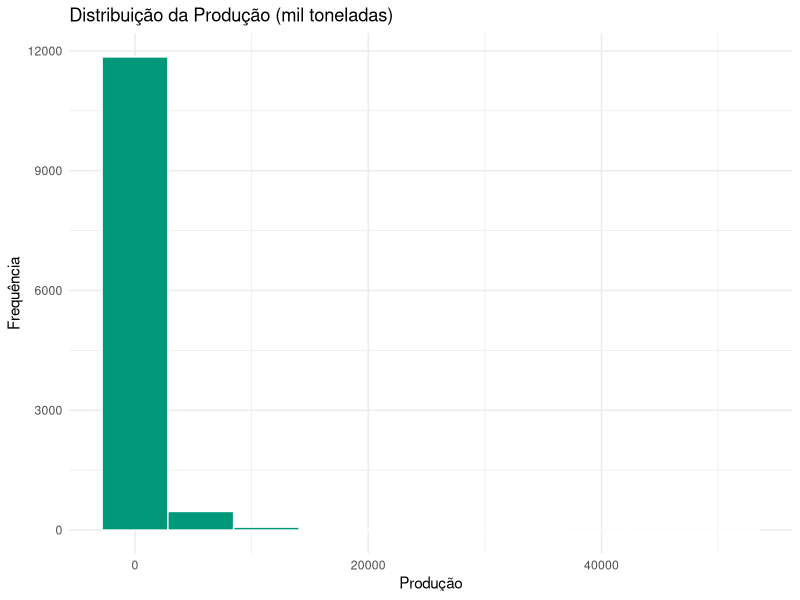
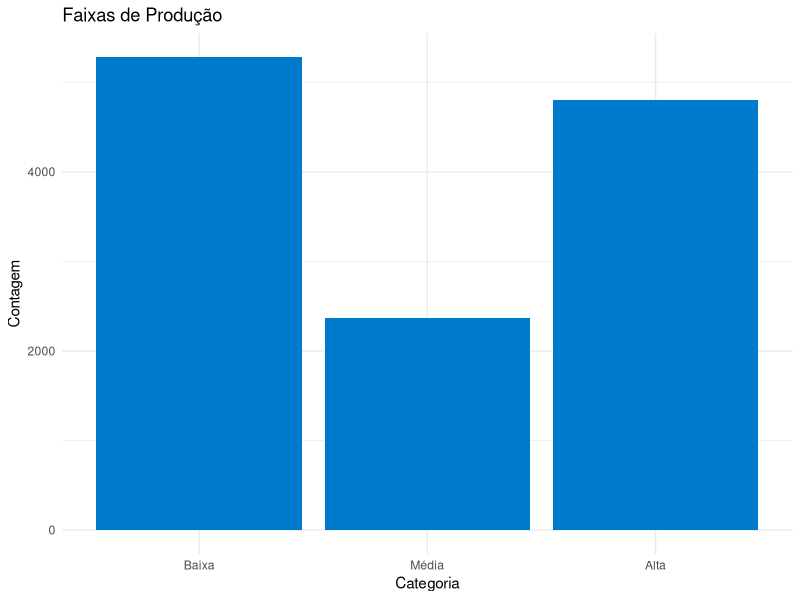
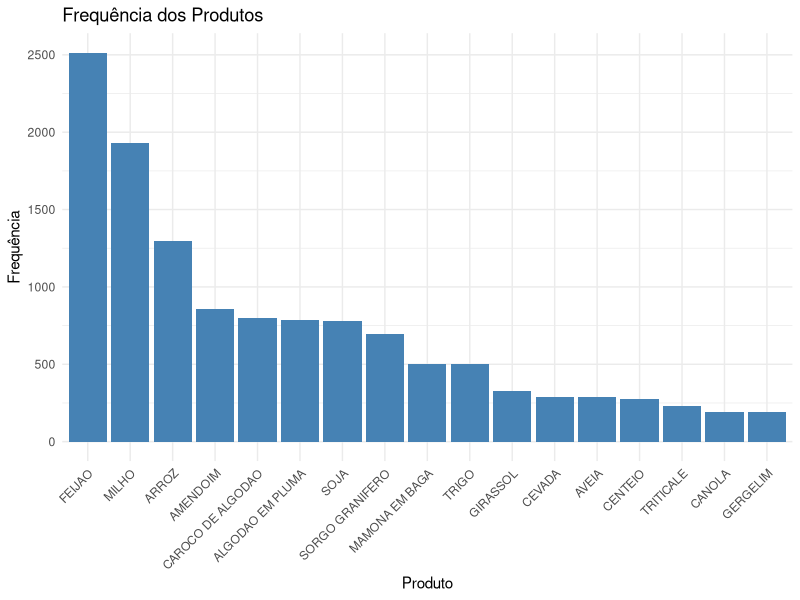
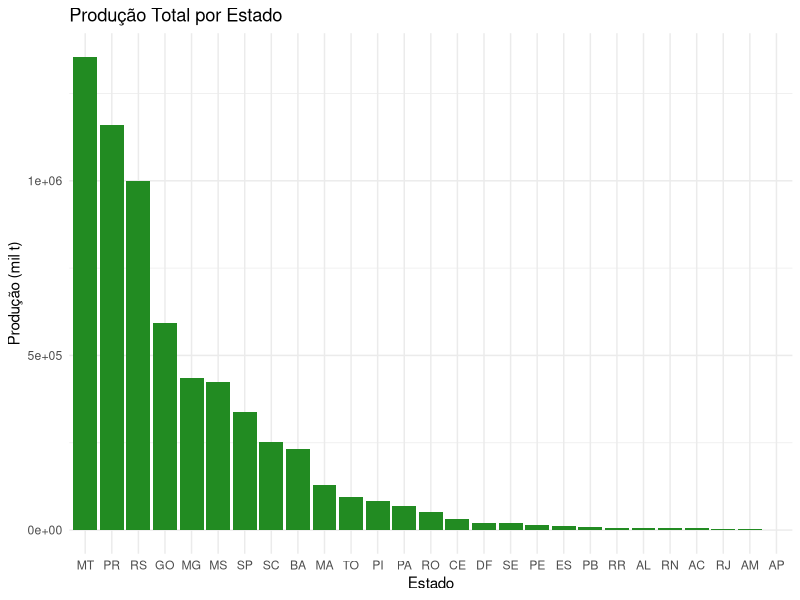
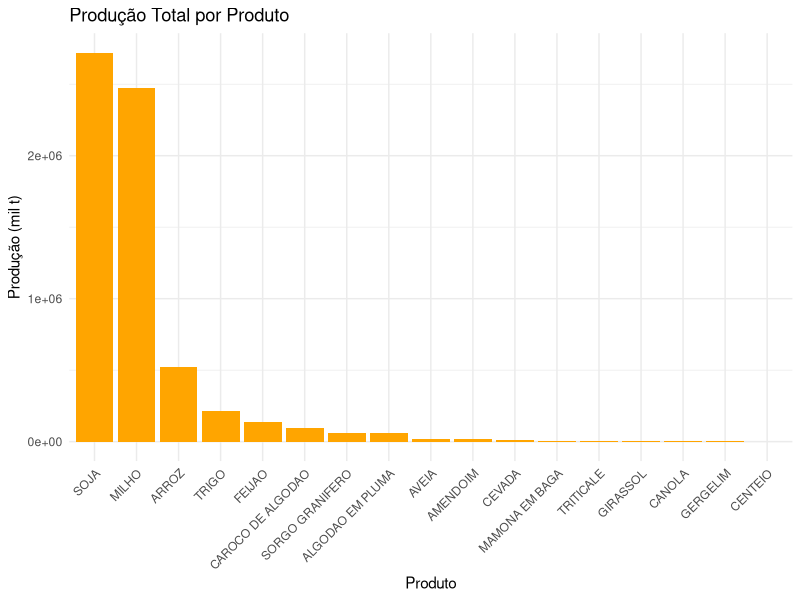

Write R code to recreate these figures, in order.
# RenanMendes_RM563145_fase2_cap7
# ThiagoSantos_RM563327_fase2_cap7
# ArthurRosado_RM562061_fase2_cap7
# OtavioCustodio_RM565606_fase2_cap7
# Leandro_RM565240_fase2_cap7


# Instalando os pacotes.
install.packages("readr")
install.packages("dplyr")
install.packages("ggplot2")
install.packages("readxl")
install.packages("writexl")
install.packages("psych")

library(readr)
library(dplyr)
library(ggplot2)
library(readxl)
library(writexl)
library(psych)

# Ler arquivo CSV - serie_historica_reduzida.
dados <- read_delim("serie_historica_reduzida.csv", delim = ";", locale = locale(decimal_mark = ","))

# removendo espaços.
dados$producao_mil_t <- gsub(",", ".", dados$producao_mil_t)
dados$producao_mil_t <- as.numeric(dados$producao_mil_t)
dados$produto <- trimws(dados$produto)


# Limpando dados.
dados <- dados %>%
  rename(ano_agricola = `ano_agricola`,
         uf = `uf`,
         produto = `produto`,
         producao_mil_t = `producao_mil_t`) %>%
  mutate(producao_mil_t = as.numeric(producao_mil_t)) %>%
  filter(!is.na(producao_mil_t))



# Visualizando a base.
head(dados)
str(dados)
colnames(dados)


#---------------------------------------------------------------------

# Calculando tendência central.
media <- mean(dados$producao_mil_t, na.rm = TRUE)
mediana <- median(dados$producao_mil_t, na.rm = TRUE)

summary_stats <- dados %>%
  summarise(
    max = max(producao_mil_t),
    min = min(producao_mil_t)
  )


# Calculando medidas de dispersão.
desvio_padrao <- sd(dados$producao_mil_t, na.rm = TRUE)
variancia <- var(dados$producao_mil_t, na.rm = TRUE)
amplitude <- range(dados$producao_mil_t, na.rm = TRUE)
coef_var <- desvio_padrao / media

# Calculando medidas separatrizes.
quartis <- quantile(dados$producao_mil_t, probs = c(0.25, 0.5, 0.75), na.rm = TRUE)
decis <- quantile(dados$producao_mil_t, probs = seq(0.1, 0.9, 0.1), na.rm = TRUE)
percentis <- quantile(dados$producao_mil_t, probs = seq(0.01, 0.99, 0.01), na.rm = TRUE)

cat("Média:", media, "\n")
cat("Mediana:", mediana, "\n")
cat("Desvio padrão:", desvio_padrao, "\n")
cat("Coef. de variação:", coef_var, "\n")
cat("Quartis:\n")
print(quartis)


#---------------------------------------------------------------------
# Criando váriaveis novas para análise grafica e exploratória de dados.

# criando variável ordinal (faixa de produção).
dados <- dados %>%
  mutate(categoria_producao = case_when(
    producao_mil_t < 10 ~ "Baixa",
    producao_mil_t < 50 ~ "Média",
    TRUE ~ "Alta"
  )) %>%
  mutate(categoria_producao = factor(categoria_producao,
                                     levels = c("Baixa", "Média", "Alta"),
                                     ordered = TRUE))


# criando variável discreta: ranking por produto e ano.
dados <- dados %>%
  group_by(ano_agricola, produto) %>%
  mutate(ranking_estado = dense_rank(desc(producao_mil_t))) %>%
  ungroup()


# criando variável nominal: se produção foi acima da média.
dados <- dados %>%
  group_by(produto) %>%
  mutate(media_produto = mean(producao_mil_t),
         meta_atingida = ifelse(producao_mil_t > media_produto, "Sim", "Não")) %>%
  ungroup() %>%
  select(-media_produto)

#----------------------------------------------------------------------


# Histograma da produção.
ggplot(dados, aes(x = producao_mil_t)) +
  geom_histogram(bins = 10, fill = "#009879", color = "white") +
  labs(title = "Distribuição da Produção (mil toneladas)", x = "Produção", y = "Frequência") +
  theme_minimal()

# Gráfico: categorias de produção (ordinal).
ggplot(dados, aes(x = categoria_producao)) +
  geom_bar(fill = "#007acc") +
  labs(title = "Faixas de Produção", x = "Categoria", y = "Contagem") +
  theme_minimal()



# Gráfico de barras da contagem de produtos.
contagem_produtos <- dados %>%
  group_by(produto) %>%
  summarise(n = n()) %>%
  arrange(desc(n))

ggplot(contagem_produtos, aes(x = reorder(produto, -n), y = n)) +
  geom_bar(stat = "identity", fill = "steelblue") +
  labs(title = "Frequência dos Produtos", x = "Produto", y = "Frequência") +
  theme_minimal() +
  theme(axis.text.x = element_text(angle = 45, hjust = 1))

##  Gráfico de Barras por Estado.
dados %>%
  group_by(uf) %>%
  summarise(producao_total = sum(producao_mil_t, na.rm = TRUE)) %>%
  ggplot(aes(x = reorder(uf, -producao_total), y = producao_total)) +
  geom_bar(stat = "identity", fill = "forestgreen") +
  labs(title = "Produção Total por Estado", x = "Estado", y = "Produção (mil t)") +
  theme_minimal()

## Gráfico de Barras por Produto.

dados %>%
  group_by(produto) %>%
  summarise(producao_total = sum(producao_mil_t, na.rm = TRUE)) %>%
  ggplot(aes(x = reorder(produto, -producao_total), y = producao_total)) +
  geom_bar(stat = "identity", fill = "orange") +
  labs(title = "Produção Total por Produto", x = "Produto", y = "Produção (mil t)") +
  theme_minimal() +
  theme(axis.text.x = element_text(angle = 45, hjust = 1))

#---------------------------------------------------------------------

# Salvando uma base nova, com insights, análises e classificações.
write_xlsx(list(
  Base_Completa = dados,
  Resumo_Producao = summary_stats
), "base_agricola_completa.xlsx")


